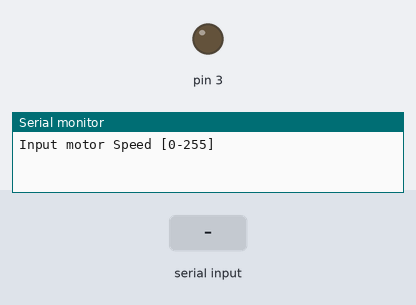
Bench run of a sketch on a simulated Arduino Uno, built with avr-gcc and run on an emulated ATmega328P. Shown: output pins drawn as LEDs (lit = HIGH), the last lines printed to the serial monitor. Inputs (shaded band) come from the test bench.

Above: at 1.2 s.
1.3 s: "90,45\n" received over Serial
At 2.1 s:
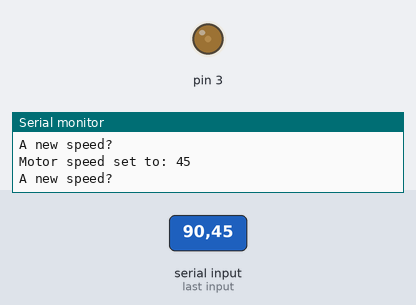
3.8 s: "30,150\n" received over Serial
At 4.3 s:
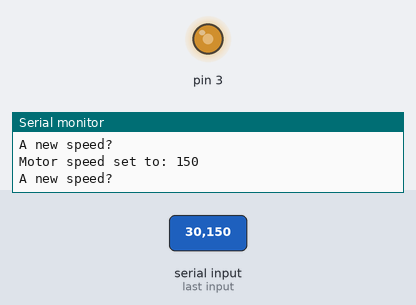
6.3 s: "200\n" received over Serial
At 7.1 s:
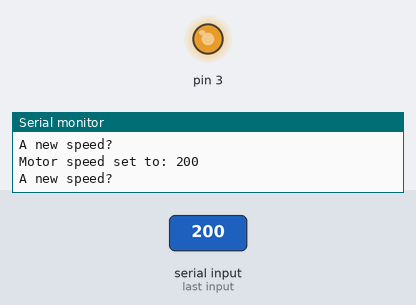
Timing chart, 0 to 9.3 s (numbered marks = the images above; inputs shaded):
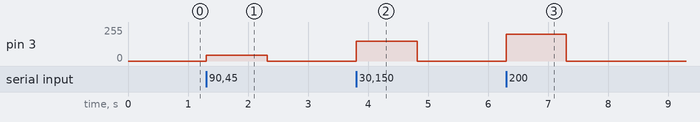

The sketch:

SIK_Serial_Motor.ino
```cpp
//setup runs once on powerup
void setup()
{
 //set pin 3 as the control pin for the transistor
 pinMode(3,OUTPUT);
 //start serial communication at 9600 bps
 Serial.begin(9600);
 //print instructions for user
 Serial.println("Input motor Speed [0-255]");
}

//loop runs over and over again
void loop()
{
//if there is a value coming over the serial port...
 if(Serial.available()>0)
  {
	//create a local variable for speed and set it to whatever int coming from the serial port
    int spd = Serial.parseInt();
		//set the speed of the motor to spd variable
    analogWrite(3,spd);
    Serial.print("Motor speed set to: ");
    Serial.println(spd);
    Serial.println();
    Serial.println();
    Serial.println("A new speed?");
 	}
}
```

Measured:
- after the input at 1.3 s, pin 3: 0/255 → 45/255 at once, → 0/255 1.0 s later
- after the input at 3.8 s, pin 3: 0/255 → 150/255 at once, → 0/255 1.0 s later
- after the input at 6.3 s, pin 3: 0/255 → 200/255 at once, → 0/255 1.0 s later
